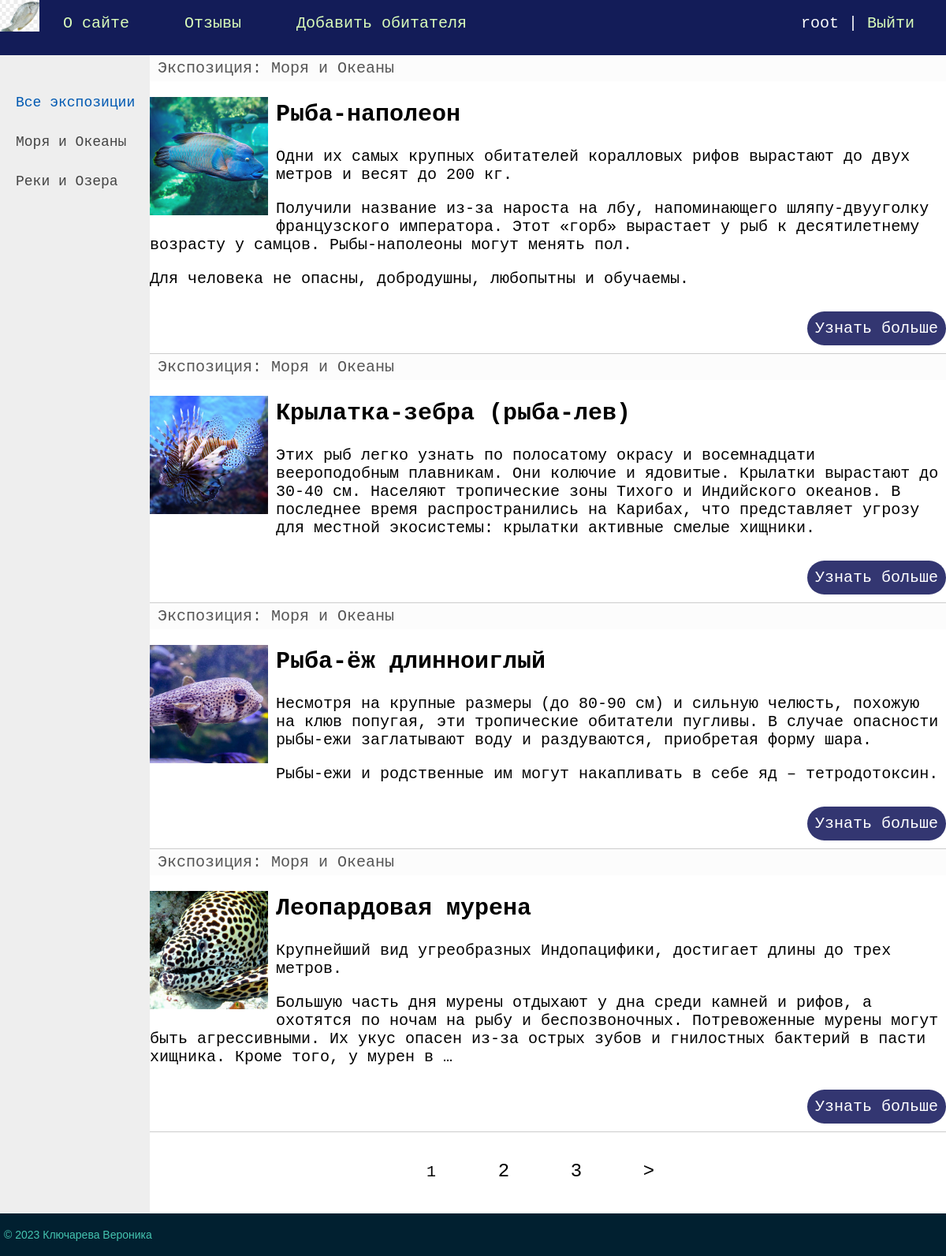
The app's page / (signed in) with its own data.
### website/models.py (models this page shows, shortened)
class Category(models.Model):
    name = models.CharField(max_length=100, db_index=True, verbose_name="Экспозиция")
    slug = models.SlugField(max_length=255, unique=True, db_index=True, verbose_name="URL")
    def __str__(self):
        return self.name
    def get_absolute_url(self):
        return reverse('category', kwargs={'cat_slug': self.slug})
    class Meta:
        verbose_name = 'Экспозиция'
        verbose_name_plural = 'Экспозиции'
        ordering = ['id']

class Fish(models.Model):
    title = models.CharField(max_length=255, verbose_name="Заголовок")
    slug = models.SlugField(max_length=255, unique=True, db_index=True, verbose_name="URL")
    content = models.TextField(blank=True, verbose_name="Текст статьи")
    photo = models.ImageField(upload_to="photos/%Y/%m/%d/", verbose_name="Фото")
    time_create = models.DateTimeField(auto_now_add=True, verbose_name="Время создания")
    time_update = models.DateTimeField(auto_now=True, verbose_name="Время изменения")
    is_published = models.BooleanField(default=True, verbose_name="Публикация")
    cat = models.ForeignKey('Category', on_delete=models.PROTECT, verbose_name="Экспозиция")
    def get_absolute_url(self):
        return reverse('post', kwargs={'post_slug': self.slug})
    class Meta:
        verbose_name = 'Жители океанариума'
        verbose_name_plural = 'Жители океанариума'
        ordering = ['id']

### website/views.py (the view)
# urls.py: 2. Add a URL to urlpatterns:  path('', Home.as_view(), name='home')
class Home(DataMixin, ListView):
    paginate_by = 4 # рыб на странице
    model = Fish
    template_name = 'fish/index.html'
    context_object_name = 'posts'
    def get_context_data(self, *, object_list=None, **kwargs):
        context = super().get_context_data(**kwargs)
        c_def = self.get_user_context(title="Главная страница")
        return dict(list(context.items()) + list(c_def.items()))
    def get_queryset(self):
        return Fish.objects.filter(is_published=True)

### website/utils.py (called while the page is built)
    def get_user_context(self, **kwargs):
        context = kwargs
        cats = Category.objects.annotate(Count('fish'))
        user_menu = menu.copy()
        if not self.request.user.is_authenticated:
            user_menu.pop(1)
        context['menu'] = user_menu
        context['cats'] = cats
        if 'cat_selected' not in context:
            context['cat_selected'] = 0
        return context

### website/templates/fish/index.html (shortened to what this page needs)
{% extends 'fish/base.html' %}
{% block content %}
<ul class="list-articles">
	{% for p in posts %}
			<li><div class="article-panel">
	<p class="first">Экспозиция: {{p.cat}}</p>
</div>
{% if p.photo %}
	<p><img class="img-article-left thumb" src="{{p.photo.url}}"></p>
{% endif %}
				<h2>{{p.title}}</h2>
	{% autoescape on %}
	{{p.content|linebreaks|truncatewords:50}}
	{% endautoescape %}
			<p class="link-read-post"><a href="{{ p.get_absolute_url }}">Узнать больше</a></p>
			</li>
	{% endfor %}
</ul>
{% endblock %}

### website/templates/fish/base.html (shortened to what this page needs)
{% load static %}
<!DOCTYPE html>
<html>
<head>
	<link type="text/css" href="{% static 'fish/css/styles1.css' %}" rel="stylesheet" />
</head>
<body>
<table class="table-page" border=0 cellpadding="0" cellspacing="0">
<tr><td valign=top>
{% block mainmenu %}
		<div class="header">
			<ul id="mainmenu" class="mainmenu">
			<li class="logo"><a href="{% url 'home' %}"><div class="logo"></div></a></li>
{% for m in menu %}
			<li><a href="{% url m.url_name %}">{{m.title}}</a></li>
{% endfor %}
				{% if request.user.is_authenticated %}
				<li class="last"> {{user.username}} | <a href="{% url 'logout' %}">Выйти</a></li>
				{% else %}
				<li class="last"><a href="{% url 'register' %}">Регистрация</a> | <a href="{% url 'login' %}">Войти</a></li>
				{% endif %}
			</ul>
		</div>
{% endblock mainmenu %}
<table class="table-content" border=0 cellpadding="0" cellspacing="0">
<tr>
	<td valign="top" class="left-chapters">
	<ul id="leftchapters">
{% if cat_selected == 0 %}
		<li class="selected">Все экспозиции</li>
{% else %}
		<li><a href="{% url 'home' %}">Все экспозиции</a></li>
{% endif %}
{% for c in cats %}
{% if c.fish__count > 0 %}
	{% if c.pk == cat_selected %}
		<li class="selected">{{c.name}}</li>
	{% else %}
		<li><a href="{{ c.get_absolute_url }}">{{c.name}}</a></li>
	{% endif %}
{% endif %}
{% endfor %}
	</ul>
</td>
<td valign="top" class="content">
	<div class="content-text">
{% block content %}
{% endblock %}
{% if page_obj.has_other_pages %}
<nav class="list-pages">
    <ul>
        {% for p in paginator.page_range %}
		{% if page_obj.number == p %}
        <li class="page-num page-num-selected">{{ p }}</li>
		{% elif p >= page_obj.number|add:-2 and p <= page_obj.number|add:2  %}
        <li class="page-num">
            <a href="?page={{ p }}">{{ p }}</a>
        </li>
		{% endif %}
        {% endfor %}
{% if page_obj.has_next %}
<li class="page-num">
	<a href="?page={{ page_obj.next_page_number }}">&gt;</a>
</li>
{% endif %}
    </ul>
</nav>
{% endif %}
	</div>
</td></tr></table>
</td></tr>
<tr><td valign=top>
	<div id="footer">
		<p>&copy; 2023 Ключарева Вероника</p>
	</div>
</td></tr></table>
</body>
</html>

### website/static/fish/css/styles1.css (style rules this page uses)
html, body { font-family: 'Courier New'; margin: 0; padding: 0; height: 100%; width: 100%; color: #444; }
a { color: #0059b2; text-decoration: none; }
img { max-width: 600px; height: auto; }
img.img-article-left { max-width: 300px; height: auto; float: left; padding: 0 10px 10px 0; }
img.img-article-left.thumb { max-width: 150px; height: auto; }
p.link-read-post { text-align: right; }
p.link-read-post a { padding: 10px; min-width: 100px; background: #333671; color: #fff; text-decoration: none; border-radius: 25px; }
div.article-panel { background: #fcfcfc ; padding: 5px 10px 5px 10px; box-sizing: border-box; overflow: hidden; color: #555; }
div.article-panel p.first { margin: 0; float: left; }
ul.list-articles { list-style: none; margin: 0; padding: 0; }
ul.list-articles li { border-bottom: 1px solid #ccc; }
.table-page { width: 100%; height: 100%; vertical-align: top; }
.table-page tr { height: 100%; }
.header { background: #131c58; height: 70px; }
.logo { background: url('../images/logo.jpg'); width: 50px; height: 50px; background-repeat: no-repeat; background-size: cover; background-position: center; }
ul.mainmenu { list-style: none; margin: 0; padding: 0; height: 40px; color: #fcfcfc; font-size: 20px; overflow: hidden; }
ul.mainmenu li { float: left; margin: 18px 40px 0 30px; }
ul.mainmenu li.logo { margin: 0; }
ul.mainmenu li.last { float: right; }
ul.mainmenu li a { color: #DAFDBA; text-decoration: none; }
.table-content { width: 100%; min-height: 100%; height: 100%; }
.left-chapters { margin: 0; background: #eee; min-height: 100%; }
.left-chapters ul { width: 160px; min-height: 100%; margin: 0; padding: 20px 10px 10px 20px; list-style: none; font-size: 18px; }
.left-chapters ul li { margin: 30px 0 0 0; color: #999; }
.left-chapters ul li.selected { color: #0059b2; }
.left-chapters ul li a { color: #444; text-decoration: none; }
.content { background: #eee padding: 40px 20px 20px 40px; width: 100%; box-sizing: border-box; }
.content-text { background: #eee margin: 60px 0 0 30px; color: #000; font-size: 20px; font-family: Courier New; }
#footer { box-sizing: border-box; background: #012030; padding: 5px; color: #45C4B0; font-size: 14px; font-family: Verdana, Geneva, Arial, Helvetica; text-align: left; overflow: hidden; }
.list-pages { text-align: center; margin: 0 0 20px 0; }
.list-pages ul { margin: 20px 0 0 0; padding: 0; list-style: none; }
.list-pages ul li { display: inline-block; margin: 0 20px 0 0; }
.list-pages a { color: #000; font-size: 24px; text-decoration: none; }
.list-pages .page-num, .page-num-selected { display: inline-block; width: 60px; height: 44px; padding: 16px 0 0 0; border-radius: 30px; }
.list-pages .page-num-selected { border: none; color: #000; font-size: 20px; }

### records on screen
Category: name "Моря и Океаны"
Category: name "Реки и Озера"
Fish: cat "Моря и Океаны", photo (picture), title "Рыба-наполеон", content "Одни их самых крупных обитателей коралловых рифов вырастают до двух метров и весят до 200 кг. Получили название из-за нароста на лбу, напоминающего шляпу-двууголку французского императора. Этот «горб» вырастает у рыб к десятилетнему возрасту у самцов. Рыбы-наполеоны могут менять пол. Для человека не опасны, добродушны, любопытны и обучаемы."
Fish: cat "Моря и Океаны", photo (picture), title "Крылатка-зебра (рыба-лев)", content "Этих рыб легко узнать по полосатому окрасу и восемнадцати веероподобным плавникам. Они колючие и ядовитые. Крылатки вырастают до 30-40 см. Населяют тропические зоны Тихого и Индийского океанов. В последнее время распространились на Карибах, что представляет угрозу для местной экосистемы: крылатки активные смелые хищники."
Fish: cat "Моря и Океаны", photo (picture), title "Рыба-ёж длинноиглый", content "Несмотря на крупные размеры (до 80-90 см) и сильную челюсть, похожую на клюв попугая, эти тропические обитатели пугливы. В случае опасности рыбы-ежи заглатывают воду и раздуваются, приобретая форму шара. Рыбы-ежи и родственные им могут накапливать в себе яд – тетродотоксин."
Fish: cat "Моря и Океаны", photo (picture), title "Леопардовая мурена", content "Крупнейший вид угреобразных Индопацифики, достигает длины до трех метров. Большую часть дня мурены отдыхают у дна среди камней и рифов, а охотятся по ночам на рыбу и беспозвоночных. Потревоженные мурены могут быть агрессивными. Их укус опасен из-за острых зубов и гнилостных бактерий в пасти хищника. Кроме того, у мурен в …"

### other values on screen
{{ m.title }} "О сайте" "Отзывы" "Добавить обитателя"
{{ user.username }} "root"
{{ p }} "1"
{{ p }} "2" "3"
